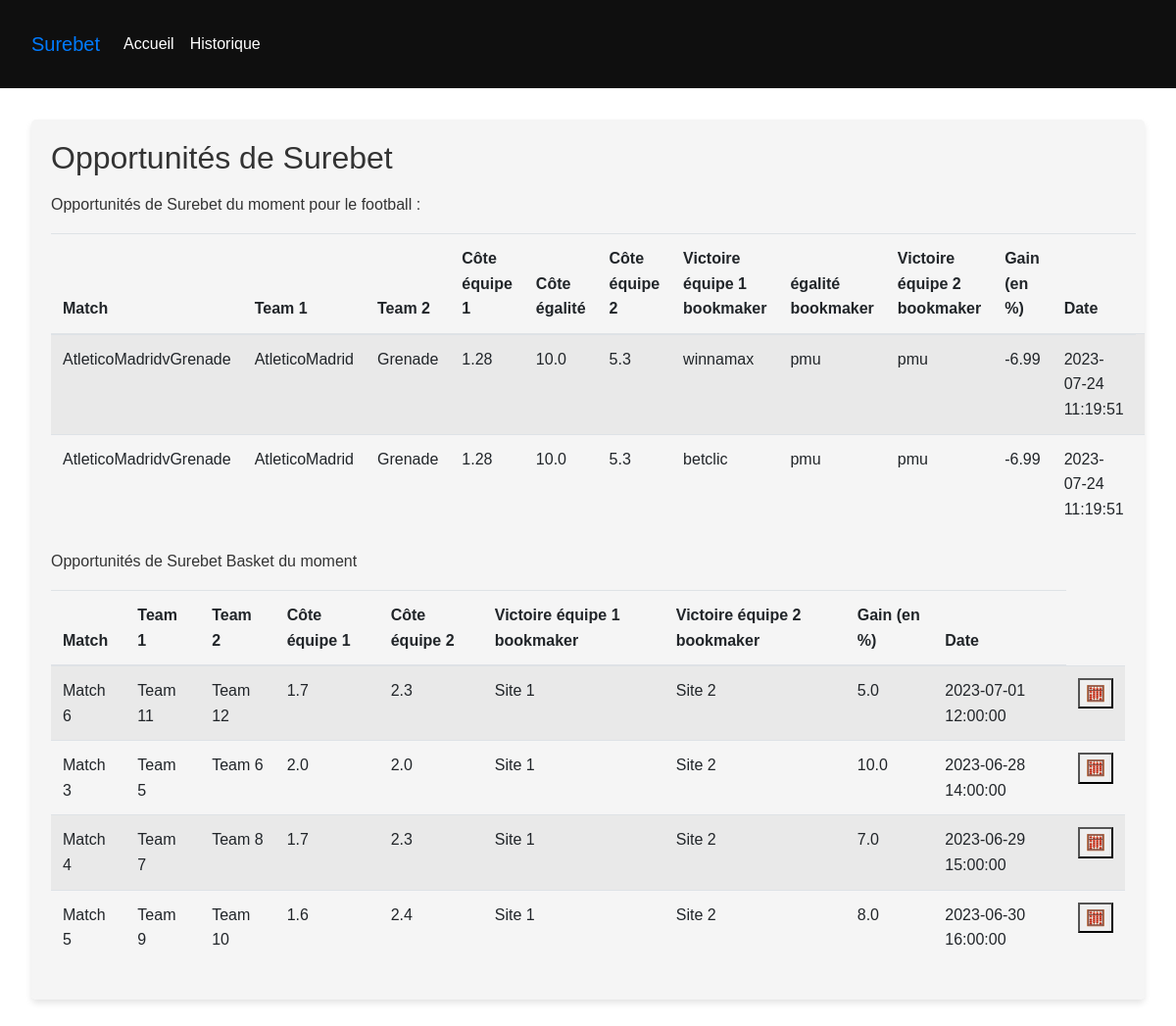
Before: /surebet.html with the older database file.
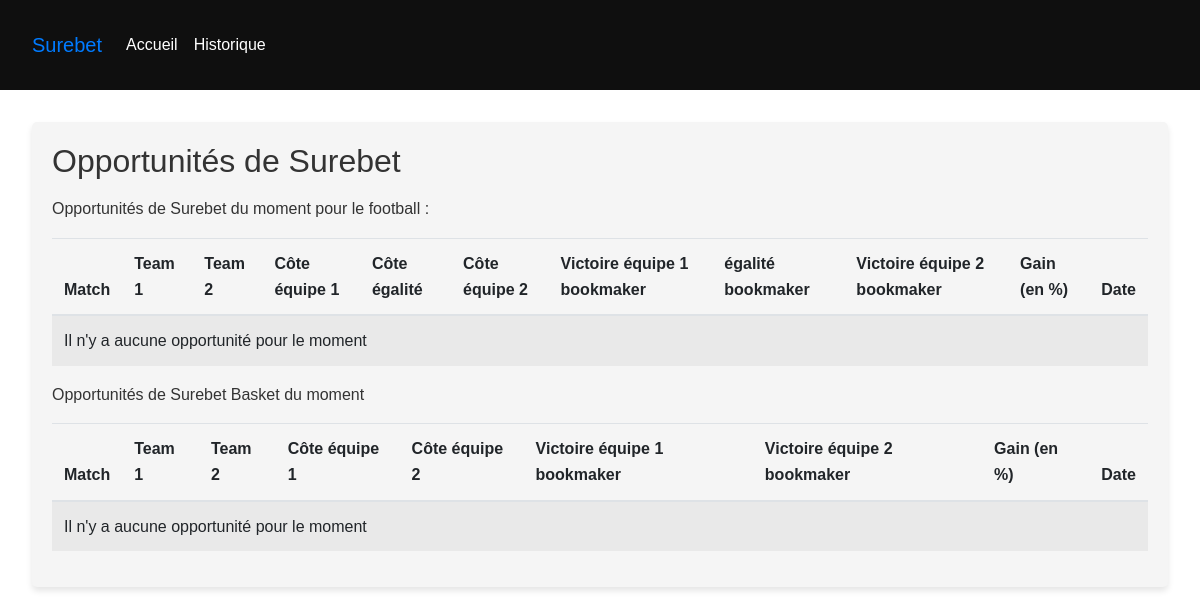
After: the same page with the newer database file.
### tables this page shows
CREATE TABLE opportunities_foot (
    id INT,
    Match TEXT,
    Team1 TEXT,
    Team2 TEXT,
    Odd_team1_winning FLOAT,
    Odd_equality_b FLOAT,
    Odd_team2_winning FLOAT,
    Team1_site TEXT,
    Equality_site TEXT,
    Team2_site TEXT,
    Returns FLOAT,
    Date TEXT
    );

CREATE TABLE opportunities_basket (
    id INT,
    Match TEXT,
    Team1 TEXT,
    Team2 TEXT,
    Odd_team1_winning FLOAT,
    Odd_team2_winning FLOAT,
    Team1_site TEXT,
    Team2_site TEXT,
    Returns FLOAT,
    Date TEXT
    );

### surebet.py (the view)
@app.route('/surebet.html')
def surebet():
    conn = sqlite3.connect('found_opp.db')
    cursor = conn.cursor()
    cursor.execute('SELECT Match, Team1, Team2, Odd_team1_winning, Odd_equality_b, Odd_team2_winning, Team1_site, Equality_site, Team2_site, Returns, Date FROM opportunities_foot')
    rows_foot = cursor.fetchall()
    cursor.execute('SELECT Match, Team1, Team2, Odd_team1_winning, Odd_team2_winning, Team1_site, Team2_site, Returns, Date FROM opportunities_basket')
    rows_basket = cursor.fetchall()
    return render_template('surebet.html', rows_foot=rows_foot, rows_basket=rows_basket)

### templates/surebet.html (shortened to what this page needs)
<!DOCTYPE html>
<html lang="fr">
<head>
    <link rel="stylesheet" href="https://maxcdn.bootstrapcdn.com/bootstrap/4.5.2/css/bootstrap.min.css">
    <link rel="stylesheet" type="text/css" href="{{ url_for('static', filename='style.css') }}">
</head>
<body>
    <header>
        <nav class="navbar navbar-expand-lg navbar-custom bg-custom">
            <a class="navbar-brand" href="surebet.html">Surebet</a>
            <div class="collapse navbar-collapse" id="navbarNav">
                <ul class="navbar-nav">
                    <li class="nav-item">
                        <a class="nav-link" href="index.html">Accueil</a>
                    </li>
                    <li class="nav-item">
                        <a class="nav-link" href="historique.html">Historique</a>
                    </li>
                </ul>
            </div>
        </nav>
    </header>
    <main>
        <div class="content-wrapper2">
            <section class="surebet-opportunities-foot">
                <h2>Opportunités de Surebet</h2>
                <p>Opportunités de Surebet du moment pour le football : </p>
                <table class="table table-striped">
                    <thead>
                        <tr>
                            <th>Match</th>
                            <th>Team 1</th>
                            <th>Team 2</th>
                            <th>Côte équipe 1</th>
                            <th>Côte égalité</th>
                            <th>Côte équipe 2</th>
                            <th>Victoire équipe 1 bookmaker</th>
                            <th>égalité bookmaker</th>
                            <th>Victoire équipe 2 bookmaker</th>
                            <th>Gain (en %)</th>
                            <th>Date</th>
                        </tr>
                    </thead>
                    <tbody>
                        {% if rows_foot|length > 0 %}
                        {% for row in rows_foot %}
                        <tr>
                            <td>{{ row[0] }}</td>
                            <td>{{ row[1] }}</td>
                            <td>{{ row[2] }}</td>
                            <td>{{ row[3] }}</td>
                            <td>{{ row[4] }}</td>
                            <td>{{ row[5] }}</td>
                            <td>{{ row[6] }}</td>
                            <td>{{ row[7] }}</td>
                            <td>{{ row[8] }}</td>
                            <td>{{ row[9]|round(2) }}</td>
                            <td>{{ row[10] }}</td>
                            <td>
                            </td>
                        </tr>
                        {% endfor %}
                        {% else %}
                        <tr>
                            <td colspan="11">Il n'y a aucune opportunité pour le moment</td>
                        </tr>
                        {% endif %}
                    </tbody>
                </table>
            </section>
            <section class="surebet-opportunities-basket">
                <p>Opportunités de Surebet Basket du moment</p>
                <table class="table table-striped">
                    <thead>
                        <tr>
                            <th>Match</th>
                            <th>Team 1</th>
                            <th>Team 2</th>
                            <th>Côte équipe 1</th>
                            <th>Côte équipe 2</th>
                            <th>Victoire équipe 1 bookmaker</th>
                            <th>Victoire équipe 2 bookmaker</th>
                            <th>Gain (en %)</th>
                            <th>Date</th>
                        </tr>
                    </thead>
                    <tbody>
                        {% if rows_basket|length > 0 %}
                        {% for row in rows_basket %}
                        <tr>
                            <td>{{ row[0] }}</td>
                            <td>{{ row[1] }}</td>
                            <td>{{ row[2] }}</td>
                            <td>{{ row[3] }}</td>
                            <td>{{ row[4] }}</td>
                            <td>{{ row[5] }}</td>
                            <td>{{ row[6] }}</td>
                            <td>{{ row[7]|round(2) }}</td>
                            <td>{{ row[8] }}</td>
                            <td>
                                <button onclick="calculateBetBasket('{{ row[1] }}','{{ row[2] }}','{{ row[3] }}', '{{ row[4] }}', '{{ row[5] }}', '{{ row[6] }}')">🧮</button>
                            </td>
                        </tr>
                        {% endfor %}
                        {% else %}
                        <tr>
                            <td colspan="9">Il n'y a aucune opportunité pour le moment</td>
                        </tr>
                        {% endif %}
                    </tbody>
                </table>
            </section>
        </div>
    </main>
</body>
</html>

### static/style.css (style rules this page uses)
body { font-family: Arial, sans-serif; line-height: 1.6; color: #333; }
header { background-color: #0f0f0f; color: #ffffff; text-align: center; padding: 1rem; }
.navbar-nav .nav-link { color: #ffffff; }
main { padding: 2rem; }
section h2 { margin-bottom: 1rem; }
.content-wrapper2 { max-width: 1350px; margin: 0 auto; background-color: #f5f5f5; padding: 20px; border-radius: 5px; box-shadow: 0 4px 6px rgba(0, 0, 0, 0.1); -webkit-overflow-scrolling: touch; overflow-x: auto; width: 100%; }

Changed rows visible on the page:
removed opportunities_foot: Match "AtleticoMadridvGrenade", Team1 "AtleticoMadrid", Team2 "Grenade", Odd_team1_winning "1.28", Odd_equality_b "10.0", Odd_team2_winning "5.3", Team1_site "winnamax", Equality_site "pmu", Team2_site "pmu", Returns "-6.99", Date "2023-07-24 11:19:51"
removed opportunities_foot: Match "AtleticoMadridvGrenade", Team1 "AtleticoMadrid", Team2 "Grenade", Odd_team1_winning "1.28", Odd_equality_b "10.0", Odd_team2_winning "5.3", Team1_site "betclic", Equality_site "pmu", Team2_site "pmu", Returns "-6.99", Date "2023-07-24 11:19:51"
removed opportunities_basket: Match "Match 6", Team1 "Team 11", Team2 "Team 12", Odd_team1_winning "1.7", Odd_team2_winning "2.3", Team1_site "Site 1", Team2_site "Site 2", Returns "5.0", Date "2023-07-01 12:00:00"
removed opportunities_basket: Match "Match 3", Team1 "Team 5", Team2 "Team 6", Odd_team1_winning "2.0", Odd_team2_winning "2.0", Team1_site "Site 1", Team2_site "Site 2", Returns "10.0", Date "2023-06-28 14:00:00"
removed opportunities_basket: Match "Match 4", Team1 "Team 7", Team2 "Team 8", Odd_team1_winning "1.7", Odd_team2_winning "2.3", Team1_site "Site 1", Team2_site "Site 2", Returns "7.0", Date "2023-06-29 15:00:00"
removed opportunities_basket: Match "Match 5", Team1 "Team 9", Team2 "Team 10", Odd_team1_winning "1.6", Odd_team2_winning "2.4", Team1_site "Site 1", Team2_site "Site 2", Returns "8.0", Date "2023-06-30 16:00:00"
Other visible differences:
text now shown: "Il n'y a aucune opportunité pour le moment Il n'y a aucune opportunité pour le moment"
